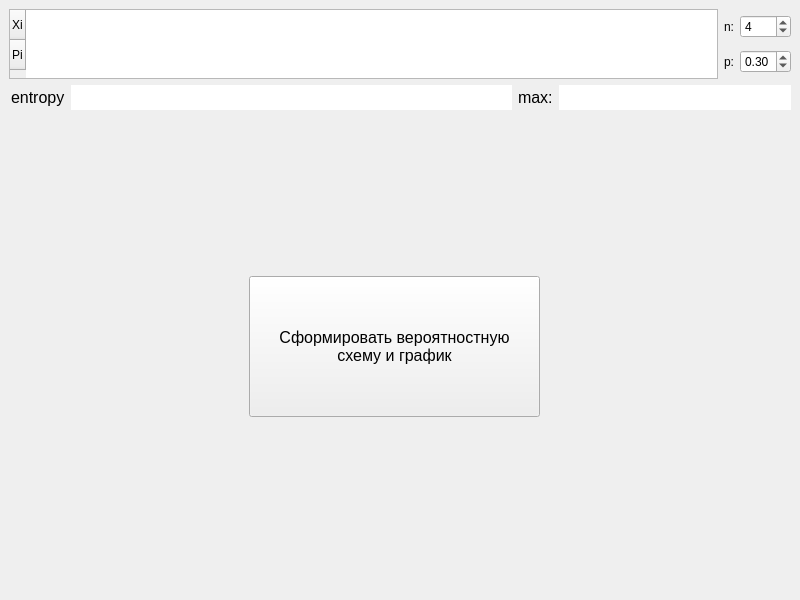
<?xml version="1.0" encoding="UTF-8"?>
<ui version="4.0">
 <class>MainWindow</class>
 <widget class="QMainWindow" name="MainWindow">
  <property name="geometry">
   <rect>
    <x>0</x>
    <y>0</y>
    <width>800</width>
    <height>600</height>
   </rect>
  </property>
  <property name="windowTitle">
   <string>Лабораторная №1. «Энтропия. Свойства энтропии». Задача 1. Катунин. С.</string>
  </property>
  <widget class="QWidget" name="centralwidget">
   <layout class="QGridLayout" name="gridLayout">
    <item row="0" column="0">
     <layout class="QGridLayout" name="gridLayout_2" rowstretch="1,1,7" columnstretch="0,9,55,1,1,23,0,0">
      <item row="2" column="0" colspan="8">
       <widget class="QCustomPlot" name="widget_grafik" native="true">
        <property name="sizePolicy">
         <sizepolicy hsizetype="Preferred" vsizetype="Preferred">
          <horstretch>0</horstretch>
          <verstretch>0</verstretch>
         </sizepolicy>
        </property>
        <widget class="QPushButton" name="pushButton_grafik">
         <property name="geometry">
          <rect>
           <x>240</x>
           <y>160</y>
           <width>291</width>
           <height>141</height>
          </rect>
         </property>
         <property name="font">
          <font>
           <pointsize>12</pointsize>
          </font>
         </property>
         <property name="text">
          <string>Сформировать вероятностную 
схему и график</string>
         </property>
        </widget>
       </widget>
      </item>
      <item row="1" column="0">
       <widget class="QLabel" name="label_entropy">
        <property name="font">
         <font>
          <pointsize>12</pointsize>
         </font>
        </property>
        <property name="text">
         <string>entropy</string>
        </property>
        <property name="margin">
         <number>0</number>
        </property>
        <property name="indent">
         <number>2</number>
        </property>
        <property name="textInteractionFlags">
         <set>Qt::LinksAccessibleByMouse|Qt::TextSelectableByMouse</set>
        </property>
       </widget>
      </item>
      <item row="1" column="5" colspan="3">
       <widget class="QLineEdit" name="lineEdit_max">
        <property name="font">
         <font>
          <pointsize>12</pointsize>
         </font>
        </property>
        <property name="frame">
         <bool>false</bool>
        </property>
        <property name="alignment">
         <set>Qt::AlignCenter</set>
        </property>
        <property name="readOnly">
         <bool>true</bool>
        </property>
       </widget>
      </item>
      <item row="1" column="1" colspan="2">
       <widget class="QLineEdit" name="lineEdit_entropy">
        <property name="sizePolicy">
         <sizepolicy hsizetype="Minimum" vsizetype="Fixed">
          <horstretch>0</horstretch>
          <verstretch>0</verstretch>
         </sizepolicy>
        </property>
        <property name="font">
         <font>
          <pointsize>12</pointsize>
         </font>
        </property>
        <property name="styleSheet">
         <string notr="true"/>
        </property>
        <property name="frame">
         <bool>false</bool>
        </property>
        <property name="readOnly">
         <bool>true</bool>
        </property>
       </widget>
      </item>
      <item row="1" column="3" colspan="2">
       <widget class="QLabel" name="label_max">
        <property name="font">
         <font>
          <pointsize>12</pointsize>
         </font>
        </property>
        <property name="text">
         <string>max:</string>
        </property>
       </widget>
      </item>
      <item row="0" column="6" colspan="2">
       <layout class="QGridLayout" name="gridLayout_3">
        <item row="0" column="1">
         <widget class="QSpinBox" name="spinBox_n">
          <property name="minimum">
           <number>1</number>
          </property>
          <property name="maximum">
           <number>15</number>
          </property>
          <property name="value">
           <number>4</number>
          </property>
         </widget>
        </item>
        <item row="0" column="0">
         <widget class="QLabel" name="label_n">
          <property name="text">
           <string>n:</string>
          </property>
          <property name="alignment">
           <set>Qt::AlignRight|Qt::AlignTrailing|Qt::AlignVCenter</set>
          </property>
         </widget>
        </item>
        <item row="1" column="0">
         <widget class="QLabel" name="label_p">
          <property name="text">
           <string>p:</string>
          </property>
          <property name="alignment">
           <set>Qt::AlignRight|Qt::AlignTrailing|Qt::AlignVCenter</set>
          </property>
         </widget>
        </item>
        <item row="1" column="1">
         <widget class="QDoubleSpinBox" name="doubleSpinBox_p">
          <property name="minimum">
           <double>0.000000000000000</double>
          </property>
          <property name="maximum">
           <double>1.000000000000000</double>
          </property>
          <property name="singleStep">
           <double>0.010000000000000</double>
          </property>
          <property name="value">
           <double>0.300000000000000</double>
          </property>
         </widget>
        </item>
       </layout>
      </item>
      <item row="0" column="0" colspan="6">
       <widget class="QTableWidget" name="tableWidget_veroyat">
        <property name="editTriggers">
         <set>QAbstractItemView::NoEditTriggers</set>
        </property>
        <property name="dragEnabled">
         <bool>false</bool>
        </property>
        <property name="defaultDropAction">
         <enum>Qt::CopyAction</enum>
        </property>
        <property name="selectionMode">
         <enum>QAbstractItemView::ExtendedSelection</enum>
        </property>
        <property name="selectionBehavior">
         <enum>QAbstractItemView::SelectItems</enum>
        </property>
        <property name="gridStyle">
         <enum>Qt::SolidLine</enum>
        </property>
        <attribute name="horizontalHeaderVisible">
         <bool>false</bool>
        </attribute>
        <attribute name="horizontalHeaderCascadingSectionResizes">
         <bool>false</bool>
        </attribute>
        <attribute name="verticalHeaderVisible">
         <bool>true</bool>
        </attribute>
        <attribute name="verticalHeaderCascadingSectionResizes">
         <bool>true</bool>
        </attribute>
        <row>
         <property name="text">
          <string>Xi</string>
         </property>
        </row>
        <row>
         <property name="text">
          <string>Pi</string>
         </property>
        </row>
       </widget>
      </item>
     </layout>
    </item>
   </layout>
  </widget>
 </widget>
 <customwidgets>
  <customwidget>
   <class>QCustomPlot</class>
   <extends>QWidget</extends>
   <header>qcustomplot.h</header>
   <container>1</container>
  </customwidget>
 </customwidgets>
 <resources/>
 <connections/>
</ui>
